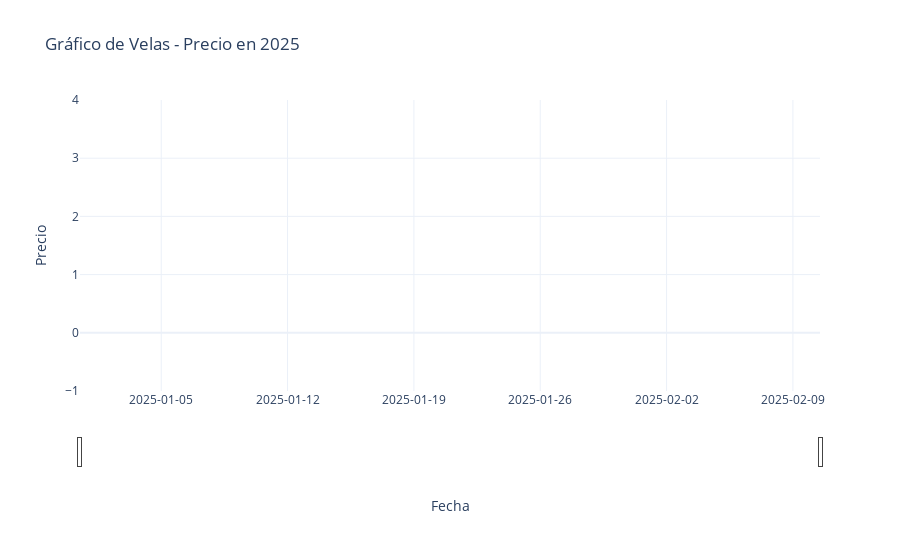

Notebook code for this chart:
### Code cell
import plotly.graph_objects as go
import pandas as pd

# Asegurar que el índice es de tipo datetime
data.index = pd.to_datetime(data.index)

# Filtrar datos para 2025
data_2025 = data[data.index.year == 2025]

# Verificar si hay datos para 2025
if data_2025.empty:
    raise ValueError("No hay datos disponibles para el año 2025.")

# Crear el gráfico de velas japonesas con Plotly
fig = go.Figure()

# Añadir gráfico de velas
fig.add_trace(go.Candlestick(
    x=data_2025.index,
    open=data_2025['Open'],
    high=data_2025['High'],
    low=data_2025['Low'],
    close=data_2025['Close'],
    name='Precio de Cierre'
))

# Personalizar el diseño del gráfico
fig.update_layout(
    title='Gráfico de Velas - Precio en 2025',
    xaxis_title='Fecha',
    yaxis_title='Precio',
    xaxis_rangeslider_visible=True,  # Mostrar slider de zoom
    template='plotly_white',  # Fondo blanco
    xaxis=dict(type='date', tickformat='%Y-%m-%d')  # Formato de fecha adecuado
)

# Mostrar el gráfico interactivo
fig.show()
